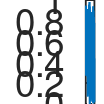

Write MATLAB code to recreate this figure.
function test3

figure
plot(rand(1,100))
set(gcf,'units','normalized','outerposition',[0 0 1 1])
set(gcf,'units','centimeters')
A = get(gcf,'outerposition');
set(gcf,'paperunits','centimeters','paperposition',A)
print('-dpng', 'C:\Users\sumedhe\Desktop\text.png', '-r150');
delete(gcf)